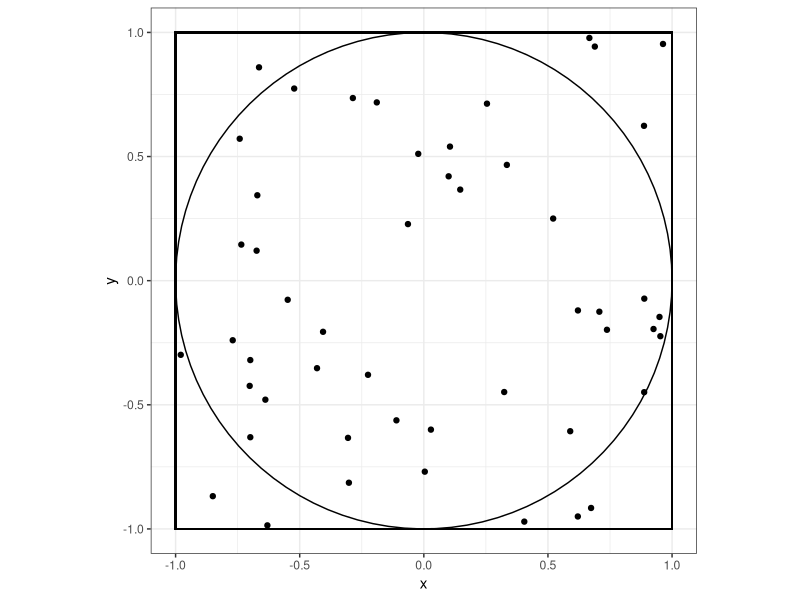
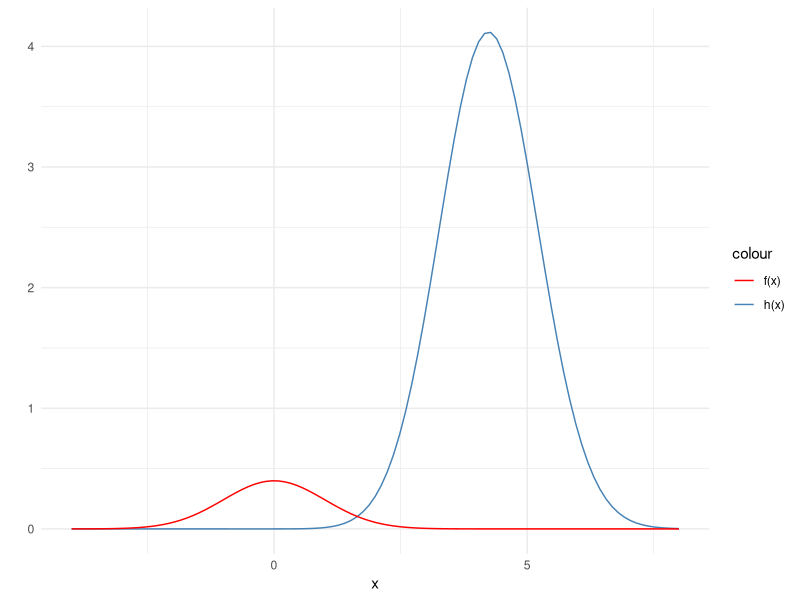
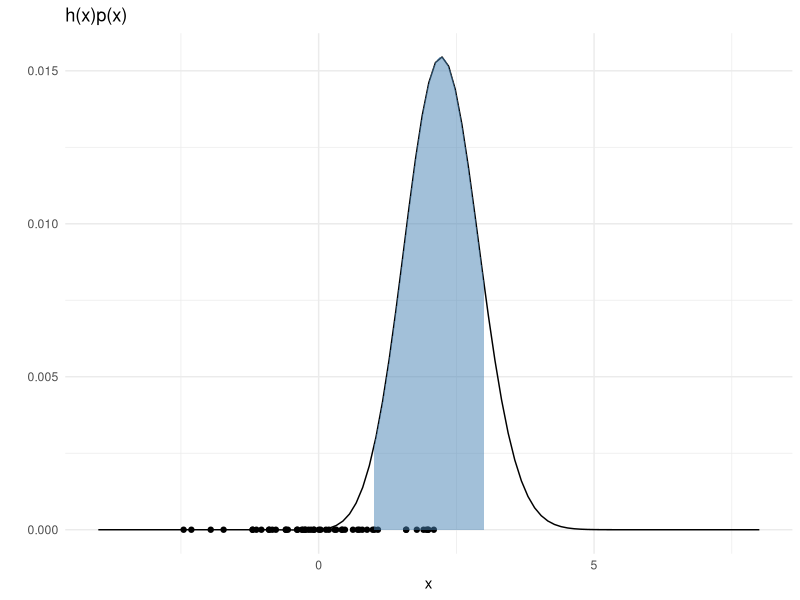
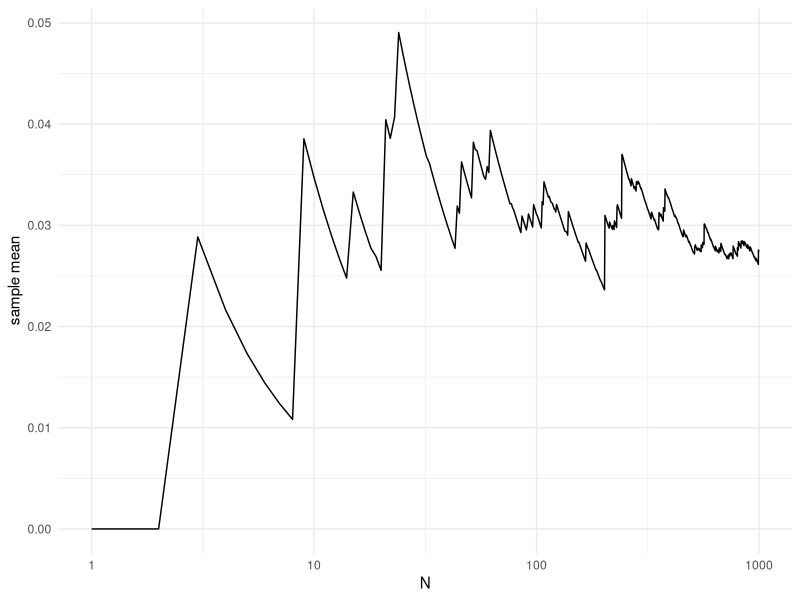

R code for these plots, in order:
## ---- chunk 1
#| fig-height: 4
#| echo: false
#| warning: false
#| message: false
library(ggplot2)
set.seed(2)

# Create a data frame with values for x and y coordinates
df = data.frame(x = cos(seq(0, 2*pi, length.out = 100)), 
                 y = sin(seq(0, 2*pi, length.out = 100)))

df2 = data.frame(x = runif(50, min = -1, max = 1),
                 y = runif(50, min = -1, max = 1))

# Create a ggplot object with the data frame
ggplot(df, aes(x, y)) + 
  geom_path(size = 0.5) +
  coord_equal() +
  geom_rect(aes(xmin = -1, xmax = 1, ymin = -1, ymax = 1), 
                   fill = NA, color = "black") +
  geom_point(data = df2, aes(x = x, y = y)) +
  theme_bw()
## ---- chunk 2
#| echo: false
#| message: false
#| warning: false
h = function(x) {
  term = - 1 *((x - 4) ^ 2) / 2
  x * exp(term)
}

ggplot() +
 xlim(-4, 8) +
  geom_function(fun = h, aes(col = "h(x)")) +
  geom_function(fun = dnorm, args = list(mean = 0, sd = 1), aes(col = 'f(x)')) +
  labs(x = "x", y = "") +
  theme_minimal() +
  scale_color_manual(values = c("red", "steelblue"))
## ---- chunk 3
#| echo: false
#| message: false
#| warning: false
set.seed(2)
hp = function(x) {
  h(x) * dnorm(x)
}

N = 50
points = data.frame(x = rnorm(N, 0, 1),
                    y = rep(0, N))

ggplot() +
 xlim(-4, 8) +
  geom_function(fun = hp) +
  geom_point(data = points, aes(x = x, y = y)) +
  labs(x = "x", y = "") +
  theme_minimal() + 
  labs(title = "h(x)p(x)") +
  stat_function(fun = hp, 
                xlim = c(1,3),
                geom = "area",
                fill = "steelblue", alpha = 0.5)
## ---- chunk 4
#| echo: false
#| message: false
#| warning: false
library(magrittr)
set.seed(2)
N = 1000
x = rnorm(N, 0, 1)

h1 = function(x) {
z = h(x)
z[x < 1] = 0
z[x > 3] = 0
  return(z)
}

estimate = vector(length = N)
for (n in 1:N) {
  estimate[n] = mean(h1(x[1:n]))
}

V = data.frame(x = seq(N),
               y = estimate)

V %>%
  ggplot(aes(x = x, y = y)) +
  geom_line() +
  theme_minimal() +
  labs(x = "N", y = "sample mean") +
  scale_x_continuous(trans='log10')
